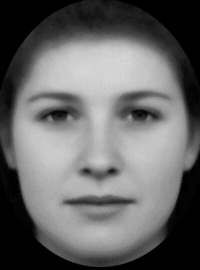
#> input picture data/picture/1.jpg, 200 x 270 px
$ python face.py
#> lines starting #> are read from the running program, lines starting #| are printed output that depends on the picture
#!/usr/bin/python3
# -*- coding: utf-8 -*-

import numpy as np
from PIL import Image
import pylab as pl
import matplotlib.cm as cm

def int2B(pat, binary=True):
    _ = np.array(pat, float)
    for i in range(len(_)):
        for j in range(len(_[i])):
            if binary:
                if pat[i][j] > 130:
                    _[i][j] = 1
                else:
                    _[i][j] = 0
            else:
                if j > 75:
                    _[i][j] = 1
                else:
                    _[i][j] = -1
    r = np.array(_, float).reshape(1,54000).flatten()
    return r


un = np.array(Image.open('data/picture/1.jpg').convert('L'))
#> un is the input picture: shape (270, 200); min 0, max 218, mean 102.8
deux = np.array(Image.open('data/picture/2.jpg').convert('L'))
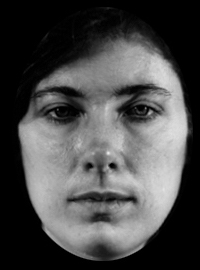
#> input picture data/picture/2.jpg, 200 x 270 px
#> deux is the input picture: shape (270, 200); min 0, max 232, mean 74.4
trois = np.array(Image.open('data/picture/3.jpg').convert('L'))
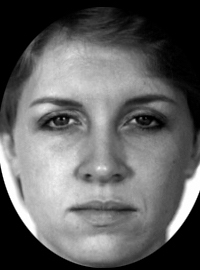
#> input picture data/picture/3.jpg, 200 x 270 px
#> trois is the input picture: shape (270, 200); min 0, max 255, mean 98.3
quatre = np.array(Image.open('data/picture/4.jpg').convert('L'))
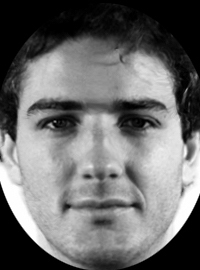
#> input picture data/picture/4.jpg, 200 x 270 px
#> quatre is the input picture: shape (270, 200); min 0, max 255, mean 108.8


visages = [int2B(un), int2B(deux), int2B(trois), int2B(quatre)]
